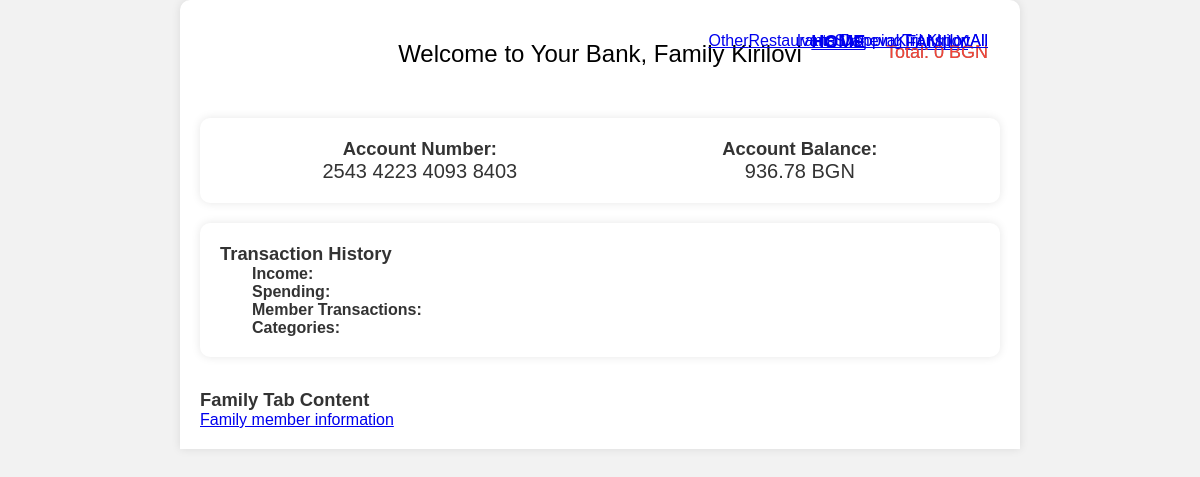
/family/?q=Other, run on the app's committed database.
### base/models.py (models this page shows, shortened)
class Account(models.Model):
    holder = models.ForeignKey(Customer, on_delete=models.SET_NULL, null=True)
    number = models.CharField(max_length=20)
    amount = models.DecimalField(default=0, max_digits=20, decimal_places=2)
    updated = models.DateTimeField(auto_now=True)
    created = models.DateTimeField(auto_now_add=True)
    members = models.ManyToManyField(Customer, related_name="members", blank=True, null=True)
    type = models.CharField(max_length=20, choices=TYPES, blank=True)
    name = models.CharField(max_length=50, null=True)

class Customer(models.Model):
    name = models.CharField(max_length=200)
    date_of_birth = models.DateTimeField(default=timezone.now)
    personal_number = models.CharField(max_length=15, default="0000000000")
    gender = models.CharField(max_length=20, choices=GENDERS, default="Male")

### base/views.py (the view)
# urls.py: path("family/", views.family_page, name="family"),
def family_page(request):
    q = request.GET.get("q") if request.GET.get("q") is not None else ""
    account = Account.objects.get(name="Kirilovi")
    transactions = Transactions.objects.filter(
        Q(person__name__icontains=q),
        Q(affected_account=account)
    )
    total_spent_amount = sum(t.amount for t in transactions if t.amount < 0)
    total_income_amount = sum(t.amount for t in transactions if t.amount >= 0)
    category_counts = Transactions.objects.values('category').annotate(count=Count('category'))
    unique_categories = [item['category'] for item in category_counts]
    account.amount = set_account_amount(account)
    members = account.members
    context = {"account": account,
               "transactions": transactions,
               "members": members,
               "categories": unique_categories,
               "total_spent_amount": total_spent_amount,
               "total_income_amount": total_income_amount
               }
    return render(request, "family.html", context)

### base/views.py (called while the page is built)
def set_account_amount(account):
    transactions = Transactions.objects.filter(affected_account=account)
    amount = 0
    for t in transactions:
        amount += t.amount
    return amount

### templates/family.html (shortened to what this page needs)
<!DOCTYPE html>
{% load static %}
<html lang="en">
<head>
    <link rel="stylesheet" href="{% static 'styles/style.css' %}">
</head>
<body>
    <div class="container">
        <header>
            <h1>Welcome to Your Bank, Family {{account.name}}</h1>
            <nav class="tabs">
                <ul>
                    <li class="active-tab"><a href="{% url 'home' %}">Home</a></li>
                    <li><a href="{% url 'family' %}">Family</a></li>
                </ul>
            </nav>
        </header>
        <section class="tab-content">
            <div class="tab home-tab active">
                <section class="account-info">
                    <div class="account-details">
                        <h2>Account Number:</h2>
                        <p>{{account.number}}</p>
                    </div>
                    <div class="account-balance">
                        <h2>Account Balance:</h2>
                        <p>{{ account.amount }} BGN</p>
                    </div>
                </section>
                <section class="transaction-history">
                    <h2>Transaction History</h2>
                    <div class="transaction-list">
    <div class="income">
        <p><strong>Income:</strong></p>
        <ul>
            <li> Total: {{total_income_amount}} BGN</li>
        </ul>
    </div>
    <div class="spend">
        <p><strong>Spending:</strong></p>
        <ul>
                <li> Total: {{total_spent_amount}} BGN</li>
        </ul>
    </div>
    <div class="members">
        <p><strong>Member Transactions:</strong></p>
        <ul>
            {% for member in account.members.all %}
                <li><a href="{% url 'family' %}?q={{member.name}}">{{ member.name }}</a></li>
            {% endfor %}
                <li><a href="{% url 'family' %}">All</a></li>
        </ul>
    </div>
    <div class="categories">
        <p><strong>Categories:</strong></p>
        <ul>
            {% for c in categories %}
                <li><a href="{% url 'family' %}?q={{c}}">{{c}}</a></li>
            {% endfor %}
                <li><a href="{% url 'family' %}">All</a></li>
        </ul>
    </div>
</div>
                </section>
            </div>
            <div class="tab family-tab">
                <h2>Family Tab Content</h2>
            </div>
        </section>
        <a href="{% url 'members' %}">Family member information</a>
    </div>
</body>
</html>

### static/styles/style.css (style rules this page uses)
body, h1, h2, p, ul { margin: 0; padding: 0; list-style: none; }
body { font-family: "Arial", sans-serif; background-color: #f2f2f2; color: #333; font-size: 16px; }
.container { max-width: 800px; margin: 0 auto; background-color: #fff; padding: 20px; border-radius: 10px 10px 0 0; box-shadow: 0 0 10px rgba(0, 0, 0, 0.1); position: relative; }
header { padding: 20px; color: #000; text-align: center; }
h1 { font-weight: 100; font-size: 24px; margin-bottom: 10px; }
h2 { font-size: 1.15rem; }
.tabs ul { list-style: none; display: flex; justify-content: center; }
.tabs li { margin: 0 20px; cursor: pointer; font-size: 18px; color: #fff; text-transform: uppercase; }
.tabs li.active-tab { font-weight: bold; text-decoration: underline; }
ul { position: absolute; display: flex; top: 2rem; right: 2rem; }
.tab-content { margin-top: 20px; }
.account-info { display: flex; justify-content: space-around; background-color: #fff; padding: 20px; border-radius: 10px; box-shadow: 0 0 10px rgba(0, 0, 0, 0.1); margin-bottom: 20px; }
.account-details, .account-balance { text-align: center; }
.account-details p, .account-balance p { font-size: 20px; color: #333; }
.transaction-history { background-color: #fff; padding: 20px; margin-bottom: 2rem; border-radius: 10px; box-shadow: 0 0 10px rgba(0, 0, 0, 0.1); }
.transaction-list { margin: 0 2rem; }
.income, .spend { flex: 1; }
.income ul li, .spend ul li { margin: 10px 0; font-size: 18px; color: #333; }
.income ul li { color: gray; }
.spend ul li { color: #f44336; }

### data on the page
Account: name "Kirilovi", number "2543 4223 4093 8403", amount "936.78"
Customer: name "Ivana Daneva"
Customer: name "Kiril Kirilov"

### other printed values
{{ total_income_amount }} "0"
{{ total_spent_amount }} "0"
{{ c }} "Other" "Restaurants" "Shopping" "Transport"
